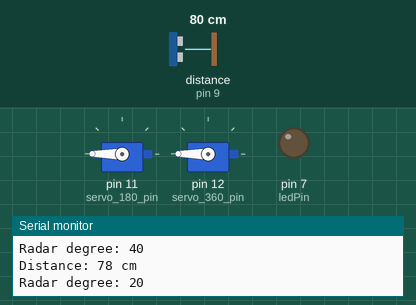
Simulated run of this sketch. Board: Arduino Uno, built with avr-gcc and run on an emulated ATmega328P. Parts: 2 × servo, output pins drawn as LEDs (lit = HIGH), the last lines printed to the serial monitor. Wiring (inferred from the names in the program): ultrasonic range finder: trigger pin 8; echo pin 9. The inputs (shaded band) are chosen by the test bench; at power-on: distance to the obstacle (sensor on pin 9) 80 cm. The echo pulse lasts 58.3 µs per cm; pins used as bus, display or sensor lines are not drawn.

Above: at 10.4 s.
At 32.5 s:
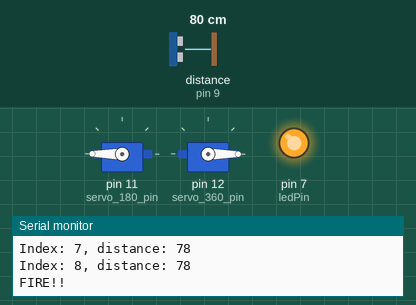
At 37.7 s:
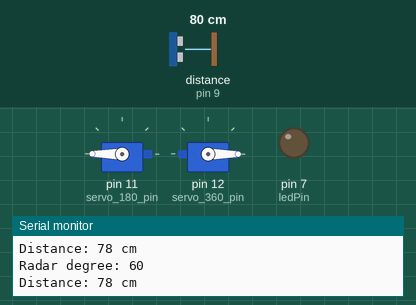
Timing chart, 0 to 40.0 s (numbered marks = the images above):
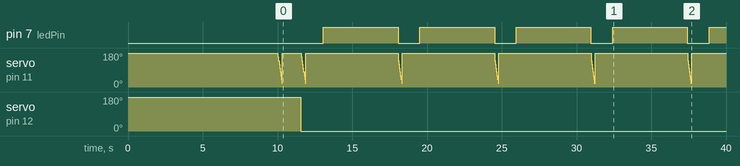

Measured:
- by itself, pin 7 (ledPin): alternates HIGH for 5.0 s and LOW for 1.5 s
- by itself, servo on pin 12 (servo_360_pin): 180° → 0° at 11.5 s

The sketch:

sentry_turret.ino
```cpp
#include <Servo.h>

Servo servo_180;
Servo servo_360;

#define servo_180_pin 11
#define servo_360_pin 12

#define echoPin 9 // attach pin D2 Arduino to pin Echo of HC-SR04
#define trigPin 8

#define ledPin 7

long duration; // variable for the duration of sound wave travel
long distance;
// vars for servo_radar
bool dirc = true;
int radar_degree = 200;
//vars for radar
int distances[] = {0,0,0,0,0,0,0,0,0};
//Vars for servo_turret
bool check = false;
int last_low = 10000;
int last_low_index = 0;
int last_loop_index = 1000;
int turret_degree = 0;
int degree = 0;

void setup() {

  //Servo
  servo_180.attach(servo_180_pin);
  servo_180.write(180);

  servo_360.attach(servo_360_pin);
  servo_360.write(180);

  delay(10000); //So I can prep everything

  // put your setup code here, to run once:
  pinMode(trigPin, OUTPUT); // Sets the trigPin as an OUTPUT
  pinMode(echoPin, INPUT); // Sets the echoPin as an INPUT
  pinMode(ledPin, OUTPUT);

  Serial.begin(9600); // // Serial Communication is starting with 9600 of baudrate speed
  Serial.println("Ultrasonic Sensor HC-SR04 Test"); // print some text in Serial Monitor
  Serial.println("with Arduino UNO R3");
}

void loop() {
  // put your main code here, to run repeatedly:
  scan(); // Scans in a half circle and adds the results to the distances array
  delay(1000);
  servo_turret(); // Rotates the turret or fires depending on the numbers in the distances array
}

void scan() {
  for (int x = 0; x < 9; x++) {//loops through the functions and therefore scans in a half circle
    servo_radar();
    radar(sensor());
  }
  radar_degree = 200;
  servo_180.write(radar_degree);
}

void radar(int dist) {
  //Adds the distance to the current radar direction
  Serial.print("Radar degree: ");
  Serial.println(radar_degree);
  distances[(radar_degree/20) - 1] = dist;
}

void servo_radar() {
  //Rotates 20 degree per step
    radar_degree = radar_degree - 20;
    servo_180.write(radar_degree);
}

int sensor() {
  digitalWrite(trigPin, LOW);
  // Sets the trigPin HIGH (ACTIVE) for 10 microseconds
  digitalWrite(trigPin, HIGH);
  digitalWrite(trigPin, LOW);
  // Reads the echoPin, returns the sound wave travel time in microseconds
  duration = pulseIn(echoPin, HIGH);
  // Calculating the distance
  distance = duration * 0.034 / 2; // Speed of sound wave divided by 2 (go and back)
  // Displays the distance on the Serial Monitor
  Serial.print("Distance: ");
  Serial.print(distance);
  Serial.println(" cm");
  return distance;
}

void servo_turret() {
  Serial.print("last_low: ");
  Serial.println(last_low);

  check = false;
  last_low_index = 0;
  for (int i = 0; i < 9; i++) {//iterates through all the diffrent distamces and find the lowest
    Serial.print("Index: ");
    Serial.print(i);
    Serial.print(", distance: ");
    Serial.println(distances[i]);
    if (distances[i] == 0) {
      Serial.println("Skipped");
      continue;
    }
    if (distances[i] < last_low) {
      last_low = distances[i];
      last_low_index = i;
    }
  }

  if (last_low_index != last_loop_index){
    check = true;
    last_loop_index = last_low_index;
  }

  if (check) {//If it has found a lower number turn the turret in that direction
    //Will turn the servo_360 some degrees
    //if i is 0 it will turn to the left
    Serial.print("Last_low_index: ");
    Serial.println(last_loop_index);
    degree = map(last_loop_index, 0, 8, -90, 90);
    Serial.print("Degree: ");
    Serial.println(degree);
    turret_degree = turret_degree + degree;
    Serial.print("Turret degree: ");
    Serial.println(turret_degree);
    servo_360.write(turret_degree);
  } else {
    Serial.println("FIRE!!");
    digitalWrite(ledPin, HIGH);
    delay(5000);
    digitalWrite(ledPin, LOW);
    last_low = 10000; //Resets what is the lowest value
  }
}
```
